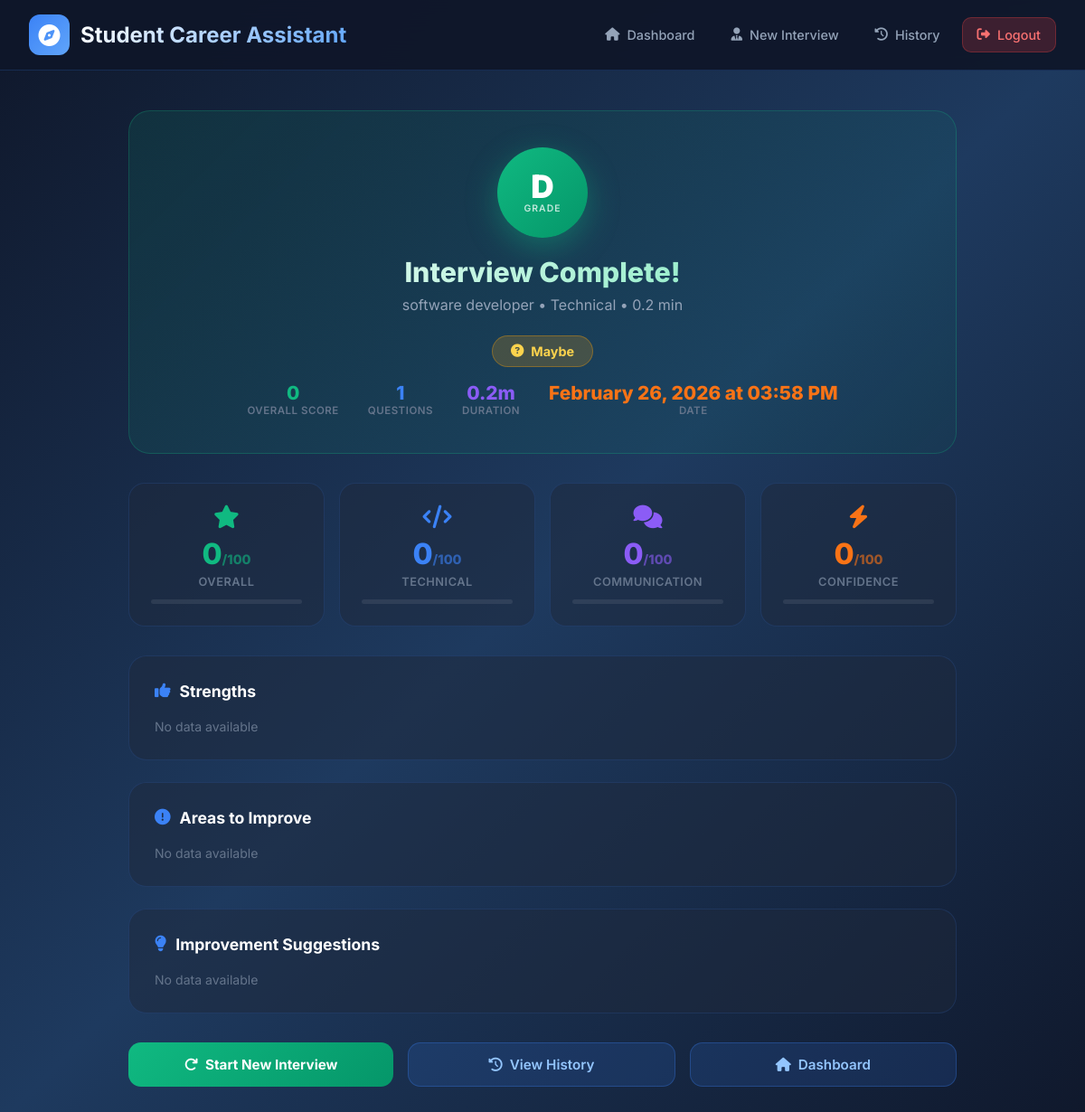
/interview/result/1 (signed in), run on the app's committed database.
### models.py (models this page shows, shortened)
class InterviewSession(db.Model):
    id = db.Column(db.Integer, primary_key=True)
    user_id = db.Column(db.Integer, db.ForeignKey('user.id'), nullable=False)
    job_role = db.Column(db.String(200), nullable=False)
    interview_type = db.Column(db.String(50), nullable=False, default='technical')
    status = db.Column(db.String(20), default='active')
    current_stage = db.Column(db.String(50), default='introduction')
    question_count = db.Column(db.Integer, default=0)
    total_questions = db.Column(db.Integer, default=10)
    overall_score = db.Column(db.Float, default=0.0)         # 0–100
    technical_score = db.Column(db.Float, default=0.0)
    communication_score = db.Column(db.Float, default=0.0)
    confidence_score = db.Column(db.Float, default=0.0)
    final_report = db.Column(db.Text)   # JSON: strengths, weaknesses, suggestions
    created_at = db.Column(db.DateTime, default=datetime.utcnow)
    completed_at = db.Column(db.DateTime)
    user = db.relationship('User', backref='interview_sessions')
    messages = db.relationship('InterviewMessage', backref='session',
                               lazy=True, cascade='all, delete-orphan',
                               order_by='InterviewMessage.created_at')
    def formatted_date(self):
        return self.created_at.strftime("%B %d, %Y at %I:%M %p")
    def duration_minutes(self):
        if self.completed_at:
            return round((self.completed_at - self.created_at).total_seconds() / 60, 1)
        return 0
    def grade(self):
        s = self.overall_score
        if s >= 85: return 'A+'
        elif s >= 75: return 'A'
        elif s >= 65: return 'B+'
        elif s >= 55: return 'B'
        elif s >= 45: return 'C'
        else: return 'D'

### app.py (the view)
@app.route("/interview/result/<int:session_id>")
def interview_result(session_id):
    if "user" not in session:
        return redirect("/login")
    user = User.query.get(session["user"])
    iv_session = InterviewSession.query.get_or_404(session_id)
    if iv_session.user_id != user.id:
        return redirect("/interview")
    report = {}
    if iv_session.final_report:
        try:
            report = json.loads(iv_session.final_report)
        except Exception:
            report = {}
    return render_template("interview_result.html",
                           user=user,
                           iv_session=iv_session,
                           report=report)

### app.py (called while the page is built, shortened)
def _init_db():
    global _db_initialised
    if _db_initialised:
        return

@app.before_request
def before_request():
    _init_db()

### templates/interview_result.html (shortened to what this page needs)
<!DOCTYPE html>
<html lang="en">
<head>
    <link rel="stylesheet" href="https://cdnjs.cloudflare.com/ajax/libs/font-awesome/6.4.0/css/all.min.css">
</head>
<body>
<nav class="navbar">
    <div class="nav-content">
        <a href="/dashboard" class="logo">
            <div class="logo-icon"><i class="fas fa-compass"></i></div>
            <span class="logo-text">Student Career Assistant</span>
        </a>
        <div class="nav-links">
            <a href="/dashboard"  class="nav-link"><i class="fas fa-home"></i> Dashboard</a>
            <a href="/interview"  class="nav-link"><i class="fas fa-user-tie"></i> New Interview</a>
            <a href="/interview/history" class="nav-link"><i class="fas fa-history"></i> History</a>
            <a href="/logout"     class="nav-link logout-btn"><i class="fas fa-sign-out-alt"></i> Logout</a>
        </div>
    </div>
</nav>
<div class="main-content">
    <div class="container">
        <div class="hero-card">
            <div class="grade-circle">
                <div class="grade-letter">{{ iv_session.grade() }}</div>
                <div class="grade-sub">GRADE</div>
            </div>
            <h1>Interview Complete!</h1>
            <p class="sub">{{ iv_session.job_role }} &bull; {{ iv_session.interview_type|title }} &bull; {{ iv_session.duration_minutes() }} min</p>
            {% set rec = report.get('hire_recommendation','Maybe') %}
            {% if 'strong yes' in rec|lower or rec|lower == 'yes' %}
                <div class="rec-badge rec-yes"><i class="fas fa-thumbs-up"></i> {{ rec }}</div>
            {% elif 'no' in rec|lower %}
                <div class="rec-badge rec-no"><i class="fas fa-thumbs-down"></i> {{ rec }}</div>
            {% else %}
                <div class="rec-badge rec-maybe"><i class="fas fa-question-circle"></i> {{ rec }}</div>
            {% endif %}
            <div class="hero-meta">
                <div class="hero-meta-item">
                    <div class="val" style="color:#10b981">{{ "%.0f"|format(iv_session.overall_score) }}</div>
                    <div class="lbl">Overall Score</div>
                </div>
                <div class="hero-meta-item">
                    <div class="val" style="color:#3b82f6">{{ iv_session.question_count }}</div>
                    <div class="lbl">Questions</div>
                </div>
                <div class="hero-meta-item">
                    <div class="val" style="color:#8b5cf6">{{ iv_session.duration_minutes() }}m</div>
                    <div class="lbl">Duration</div>
                </div>
                <div class="hero-meta-item">
                    <div class="val" style="color:#f97316">{{ iv_session.formatted_date() }}</div>
                    <div class="lbl">Date</div>
                </div>
            </div>
        </div>
        <div class="score-grid">
            <div class="score-card sc-green">
                <i class="fas fa-star"></i>
                <div class="score-num">{{ "%.0f"|format(iv_session.overall_score) }}<span style="font-size:.9rem;opacity:.6">/100</span></div>
                <div class="score-lbl">Overall</div>
                <div class="score-bar"><div class="score-bar-fill" style="width:{{ iv_session.overall_score }}%"></div></div>
            </div>
            <div class="score-card sc-blue">
                <i class="fas fa-code"></i>
                <div class="score-num">{{ "%.0f"|format(iv_session.technical_score) }}<span style="font-size:.9rem;opacity:.6">/100</span></div>
                <div class="score-lbl">Technical</div>
                <div class="score-bar"><div class="score-bar-fill" style="width:{{ iv_session.technical_score }}%"></div></div>
            </div>
            <div class="score-card sc-purple">
                <i class="fas fa-comments"></i>
                <div class="score-num">{{ "%.0f"|format(iv_session.communication_score) }}<span style="font-size:.9rem;opacity:.6">/100</span></div>
                <div class="score-lbl">Communication</div>
                <div class="score-bar"><div class="score-bar-fill" style="width:{{ iv_session.communication_score }}%"></div></div>
            </div>
            <div class="score-card sc-orange">
                <i class="fas fa-bolt"></i>
                <div class="score-num">{{ "%.0f"|format(iv_session.confidence_score) }}<span style="font-size:.9rem;opacity:.6">/100</span></div>
                <div class="score-lbl">Confidence</div>
                <div class="score-bar"><div class="score-bar-fill" style="width:{{ iv_session.confidence_score }}%"></div></div>
            </div>
        </div>
        <div class="section-card">
            <h3><i class="fas fa-thumbs-up"></i> Strengths</h3>
            <div class="tag-list">
                {% for s in report.get('strengths', []) %}
                    <span class="tag tag-green"><i class="fas fa-check-circle"></i> {{ s }}</span>
                {% else %}
                    <span style="color:#64748b;font-size:.88rem">No data available</span>
                {% endfor %}
            </div>
        </div>
        <div class="section-card">
            <h3><i class="fas fa-exclamation-circle"></i> Areas to Improve</h3>
            <div class="tag-list">
                {% for w in report.get('weaknesses', []) %}
                    <span class="tag tag-red"><i class="fas fa-arrow-up"></i> {{ w }}</span>
                {% else %}
                    <span style="color:#64748b;font-size:.88rem">No data available</span>
                {% endfor %}
            </div>
        </div>
        <div class="section-card">
            <h3><i class="fas fa-lightbulb"></i> Improvement Suggestions</h3>
            <div class="tag-list">
                {% for sg in report.get('suggestions', []) %}
                    <span class="tag tag-blue"><i class="fas fa-arrow-right"></i> {{ sg }}</span>
                {% else %}
                    <span style="color:#64748b;font-size:.88rem">No data available</span>
                {% endfor %}
            </div>
        </div>
        <div class="action-row">
            <a href="/interview" class="btn-primary"><i class="fas fa-redo"></i> Start New Interview</a>
            <a href="/interview/history" class="btn-secondary"><i class="fas fa-history"></i> View History</a>
            <a href="/dashboard" class="btn-secondary"><i class="fas fa-home"></i> Dashboard</a>
        </div>
    </div>
</div>
</body>
</html>

### data on the page
InterviewSession: grade "D", job_role "software developer", interview_type "Technical", duration_minutes "0.2", overall_score "0", question_count "1", formatted_date "February 26, 2026 at 03:58 PM", technical_score "0", communication_score "0", confidence_score "0"

### other printed values
{{ rec }} "Maybe"
